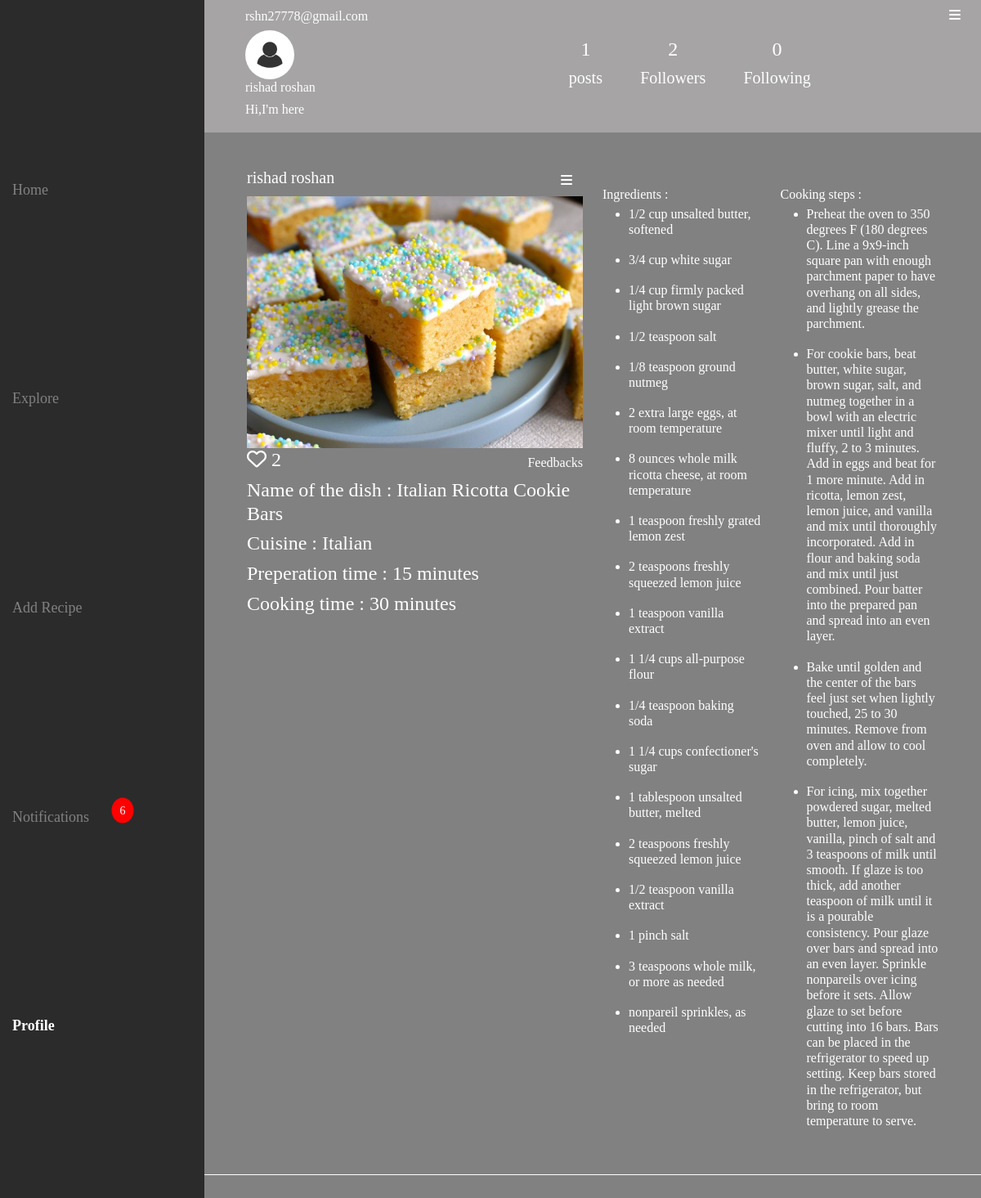
The app's page /profile (signed in) with its own data.
### app/models.py (models this page shows)
class Bio(models.Model):
    user=models.OneToOneField(User,on_delete=models.CASCADE)
    img = models.FileField(upload_to='profile_pics/', default='profile_pics/profile.jpg')
    bio=models.TextField(default="Hi,I'm here")

class Dish(models.Model):
    user=models.ForeignKey(User,on_delete=models.CASCADE)
    name=models.TextField()
    img=models.FileField()
    cuisine=models.TextField()
    prep=models.IntegerField()
    cook=models.IntegerField()
    likes=models.IntegerField()

class Ingredients(models.Model):
    dish=models.ForeignKey(Dish, on_delete=models.CASCADE)
    item=models.TextField()

class Cooking(models.Model):
    dish=models.ForeignKey(Dish, on_delete=models.CASCADE)
    steps=models.TextField()

### app/views.py (the view)
# urls.py: path('profile',views.profile),
def profile(req):
    if 'user' in req.session:
        user=User.objects.get(username=req.session['user'])
        dish=Dish.objects.filter(user=user)
        ingr=Ingredients.objects.all()
        cook=Cooking.objects.all()
        like=Like.objects.all()
        save=Saved.objects.all()
        liked_dishes = [like.dish.pk for like in like if like.user.pk == user.pk]
        saved_dishes = [save.dish.pk for save in save if save.user.pk == user.pk]
        post=dish.count()
        followers = (user.followers.all()).count()
        following = (user.following.all()).count()
        unread_count = Notification.objects.filter(user=user, read=False).count()
        return render(req,'profile.html',{'dish':dish,'ingr':ingr,'cook':cook,'liked_dishes':liked_dishes,'user':user,'post':post,'followers':followers,'following':following,'saved_dishes':saved_dishes,'unread_count':unread_count})
    else:
        return redirect(shop_login)

### templates/profile.html (shortened to what this page needs)
<!DOCTYPE html>
<html lang="en">
<head>
    {% load static %}
    <link rel="stylesheet" href="https://cdnjs.cloudflare.com/ajax/libs/font-awesome/6.7.2/css/all.min.css"
 />
    <link href="https://cdn.jsdelivr.net/npm/bootstrap@5.3.3/dist/css/bootstrap.min.css" rel="stylesheet">
    <link rel="stylesheet" href="{% static 'css/style.css' %}">
</head>
<body>
    <div id="sidebar" class="sidebar">
        <a href="userHome"><span>Home</span></a>
        <a href="explore"><span>Explore</span></a>
        <a href="addRecipe"><span>Add Recipe</span></a>
        <div class="notification">
            <a href="notifications"><span>Notifications</span></a>
            {% if unread_count > 0 %}
            <span class="notification-badge">{{ unread_count }}</span>
            {% endif %}
        </div>
        <a href="profile" class="active"><span>Profile</span></a>
    </div>
    <div class="container-fluid main">
        <div class="row user">
            <div class="col-5">
                <h6>{{user.username}}</h6>
                <img class="profilePic" src="{{user.bio.img.url}}" alt="">
                <h6>{{user.first_name}}</h6>
                <h6>{{user.bio.bio}}</h6>
            </div>
            <div class="col-5 col5-2" style="display: flex; justify-content: space-between; align-items: center;">
                <div class="det">
                    <h4>{{post}}</h4>
                    <h5>posts</h5>
                </div>
                <div class="det">
                    <h4>{{followers}}</h4>
                    <h5>Followers</h5>
                </div>
                <div class="det">
                    <h4>{{following}}</h4>
                    <h5>Following</h5>
                </div>
            </div>
            <div class="col-2 userMenu">
                <div class="dropdown" style="display: flex; justify-content: end;">
                    <button type="button" class="btn" data-bs-toggle="dropdown" style="color: white;">
                        <i class="fa-solid fa-bars"></i>
                    </button>
                </div>
            </div>
        </div>
        {% for i in dish %}
        <div class="row post">
            <div class="col-lg-6 dish">
                <div class="dishDet">
                    <div class="first" id="like-section"
                        style="display: flex; justify-content: space-between; align-items: center;">
                        <h5 style="display: inline;">{{i.user.first_name}}</h5>
                        <div class="dropdown" style="display: inline;">
                            <button type="button" class="btn" data-bs-toggle="dropdown" style="color: white;">
                                <i class="fa-solid fa-bars"></i>
                            </button>
                        </div>
                    </div>
                    <img src="{{i.img.url}}" alt="" width="100%">
                    <div style="display: flex; justify-content: space-between; align-items: center;">
                        {% if i.pk in liked_dishes %}
                        <h4 style="display: inline;"><a class="like-button" href="removeLike/{{ i.pk }}"><i
                                    class="fa-solid fa-heart redheart"></i></a> {{ i.likes }}</h4>
                        {% else %}
                        <h4 style="display: inline;"><a class="like-button" href="addLike/{{ i.pk }}"><i
                                    class="fa-regular fa-heart normheart"></i></a> {{ i.likes }}</h4>
                        {% endif %}
                        <a href="feedbacks/{{i.pk}}" style="display: inline;">Feedbacks</a>
                    </div>
                </div>
                <div class="dishDet dishDet2">
                    <h4>Name of the dish : {{i.name}}</h4>
                    <h4> Cuisine : {{i.cuisine}}</h4>
                    <h4> Preperation time : {{i.prep}} minutes</h4>
                    <h4> Cooking time : {{i.cook}} minutes</h4>
                </div>
            </div>
            <div class="col-lg-6 dishDet3">
                <div class="row">
                    <div class="col-lg-6 col-md-6">
                        Ingredients :
                        {% for j in ingr %}
                        {% if i.pk == j.dish.pk %}
                        <ul>
                            <li>
                                <h6>{{j.item}}</h6>
                            </li>
                        </ul>
                        {% endif %}
                        {% endfor %}
                    </div>
                    <div class="col-lg-6 col-md-6">
                        Cooking steps :
                        {% for j in cook %}
                        {% if i.pk == j.dish.pk %}
                        <ul>
                            <li>
                                <h6>{{j.steps}}</h6>
                            </li>
                        </ul>
                        {% endif %}
                        {% endfor %}
                    </div>
                </div>
            </div>
        </div>
        {% endfor %}
    </div>
</body>
</html>

### static/css/style.css (style rules this page uses)
body { background-color: #818181; color: white; font-family: 'Rokkitt'; }
.sidebar { height: 100%; width: 250px; position: fixed; top: 0; left: 0; background-color: #111111c1; transition: 0.3s; z-index: 10; display: flex; flex-direction: column; justify-content:space-evenly; }
.sidebar a { padding: 10px 15px; text-decoration: none; font-size: 18px; color: #818181; display: block; transition: 0.3s; }
.sidebar .active { color: white; font-weight: 700; }
.main { padding: 0; padding-left: 250px; margin-bottom: 50px; }
.post { border-bottom: 1px solid white; padding: 40px; margin: 0; }
.normheart { color: white; }
#like-section,.first { display: inline-block; justify-content: space-between; }
.user { background-color: #a6a4a4; margin: 0; }
.user .col-5 { padding: 10px 50px; }
.user h4 { text-align: center; }
.notification { position: relative; }
.notification-badge { background-color: red; color: white; border-radius: 50%; padding: 5px 10px; font-size: 14px; position: absolute; top: 15px; right: 100px; transform: translate(50%, -50%); z-index: 10; }
.profilePic { width: 60px; height: 60px; object-fit: cover; border-radius: 50%; }
.dishDet3 { margin-top: 3vh; }
a { text-decoration: none; color: white; }
@media screen and (min-width: 501px) { .sidebar a span { display: none; } }
@media screen and (min-width: 501px) { .sidebar a span { display: inline; } }

### records on screen
Dish: user.first_name "rishad roshan", img (picture), likes "2", name "Italian Ricotta Cookie Bars", cuisine "Italian", prep "15", cook "30"
Ingredients: item "1/2 cup unsalted butter, softened"
Ingredients: item "3/4 cup white sugar"
Ingredients: item "1/4 cup firmly packed light brown sugar"
Ingredients: item "1/2 teaspoon salt"
Ingredients: item "1/8 teaspoon ground nutmeg"
Ingredients: item "2 extra large eggs, at room temperature"
Ingredients: item "8 ounces whole milk ricotta cheese, at room temperature"
Ingredients: item "1 teaspoon freshly grated lemon zest"
Ingredients: item "2 teaspoons freshly squeezed lemon juice"
Ingredients: item "1 teaspoon vanilla extract"
Ingredients: item "1 1/4 cups all-purpose flour"
Ingredients: item "1/4 teaspoon baking soda"
Ingredients: item "1 1/4 cups confectioner's sugar"
Ingredients: item "1 tablespoon unsalted butter, melted"
Ingredients: item "2 teaspoons freshly squeezed lemon juice"
Ingredients: item "1/2 teaspoon vanilla extract"
Ingredients: item "1 pinch salt"
Ingredients: item "3 teaspoons whole milk, or more as needed"
Ingredients: item "nonpareil sprinkles, as needed"
Cooking: steps "Preheat the oven to 350 degrees F (180 degrees C). Line a 9x9-inch square pan with enough parchment paper to have overhang on all sides, and lightly grease the parchment."
Cooking: steps "For cookie bars, beat butter, white sugar, brown sugar, salt, and nutmeg together in a bowl with an electric mixer until light and fluffy, 2 to 3 minutes. Add in eggs and beat for 1 more minute. Add in ricotta, lemon zest, lemon juice, and vanilla and mix until thoroughly incorporated. Add in flour and baking soda and mix until just combined. Pour batter into the prepared pan and spread into an even layer."
Cooking: steps "Bake until golden and the center of the bars feel just set when lightly touched, 25 to 30 minutes. Remove from oven and allow to cool completely."
Cooking: steps "For icing, mix together powdered sugar, melted butter, lemon juice, vanilla, pinch of salt and 3 teaspoons of milk until smooth. If glaze is too thick, add another teaspoon of milk until it is a pourable consistency. Pour glaze over bars and spread into an even layer. Sprinkle nonpareils over icing before it sets. Allow glaze to set before cutting into 16 bars. Bars can be placed in the refrigerator to speed up setting. Keep bars stored in the refrigerator, but bring to room temperature to serve."

### other values on screen
{{ unread_count }} "6"
{{ user.username }} "rshn27778@gmail.com"
{{ user.first_name }} "rishad roshan"
{{ user.bio.bio }} "Hi,I'm here"
{{ post }} "1"
{{ followers }} "2"
{{ following }} "0"
